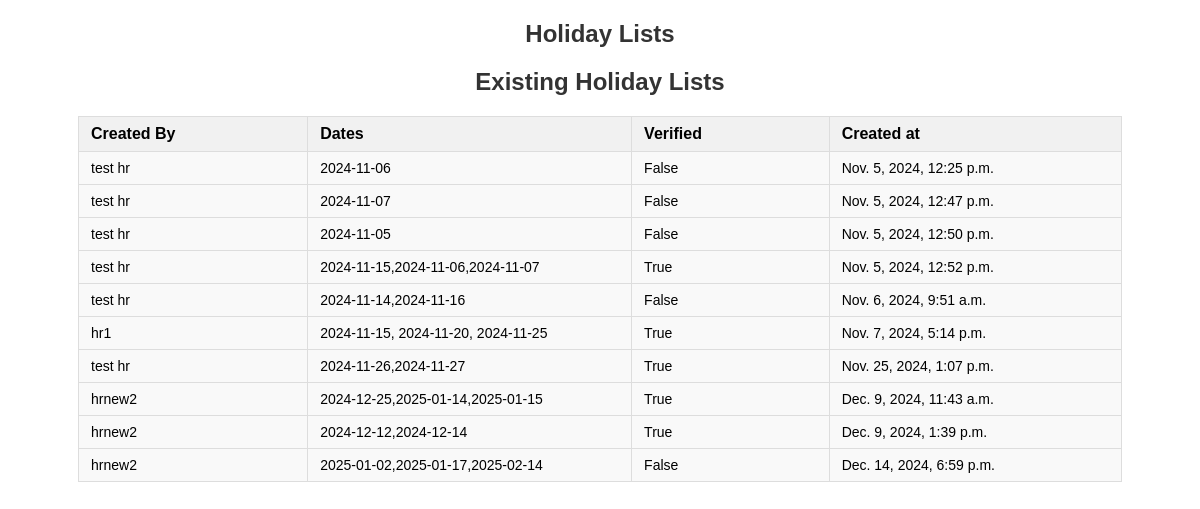
Screenshot of /holidays/ with the database file from the repository.
### myapp3/models.py (models this page shows, shortened)
class Holiday(models.Model):
    created_by = models.ForeignKey(User, on_delete=models.CASCADE, verbose_name="HR")
    holiday_dates = models.CharField(max_length=4096)  # Comma-separated dates
    is_verified = models.BooleanField(default=False)
    created_at = models.DateTimeField(default=timezone.now)

class User(AbstractBaseUser, PermissionsMixin):
    employee_code = models.CharField(max_length=10, unique=True, editable=False)
    name = models.CharField(max_length=255, verbose_name="Name")
    role = models.CharField(max_length=20, choices=[
        ("superadmin", "Super Admin"),
        ("hr", "HR"),
        ("accounts", "Accounts"),
        ("front desk", "Front desk"),
        ("help Desk", "Help Desk"),
        ("security", "Security"),
        ("others", "Others")
    ], verbose_name="Role")
    photo = models.ImageField(upload_to='photos/', verbose_name="Upload Photo", null=True, blank=True)
    organization = models.ForeignKey(Organization, on_delete=models.CASCADE, verbose_name="Organization", null=True, blank=True)
    department = models.ForeignKey(Department, on_delete=models.CASCADE, verbose_name="Department", null=True, blank=True)
    designation = models.CharField(max_length=20, verbose_name="Designation")
    blood_group = models.CharField(max_length=3, verbose_name="Blood Group")
    emergency_contact = models.CharField(max_length=15, verbose_name="Emergency Contact Number")
    can_create_guest_pass = models.BooleanField(default=False)  # New field for guest pass permission
    is_staff = models.BooleanField(default=False)
    is_superuser = models.BooleanField(default=False)
    created_by = models.ForeignKey('self', on_delete=models.SET_NULL, null=True, blank=True, related_name='created_users')
    date_joined = models.DateTimeField(default=timezone.now)
    objects = CustomUserManager()
    USERNAME_FIELD = 'employee_code'
    REQUIRED_FIELDS = ['name', 'role']
    def __str__(self):
        return self.name

### myapp3/views.py (the view)
# urls.py: path('holidays/', ListHolidayTemplateView.as_view(), name='list_holidays_template'), # updating
class ListHolidayTemplateView(TemplateView):
    template_name = 'holidays.html'
    def get_context_data(self, **kwargs):
        context = super().get_context_data(**kwargs)
        context['holidays'] = Holiday.objects.all()
        return context

### myapp3/templates/holidays.html (shortened to what this page needs)
<!DOCTYPE html>
<html lang="en">
<head>
</head>
<body>
    <h2>Holiday Lists</h2>
    <h2>Existing Holiday Lists</h2>
    <table>
        <tr>
            <th>Created By</th>
            <th>Dates</th>
            <th>Verified</th>
            <th>Created at</th>
        </tr>
        {% for holiday in holidays %}
            <tr>
                <td>{{ holiday.created_by }}</td>
                <td>{{ holiday.holiday_dates }}</td>
                <td>{{ holiday.is_verified }}</td>
                <td>{{ holiday.created_at }}</td>
            </tr>
        {% endfor %}
    </table>
</body>
</html>

### myapp3/templates/holidays.html (style rules this page uses)
body { font-family: Arial, sans-serif; margin: 20px; }
h2 { text-align: center; color: #333; }
table { width: 90%; margin: 20px auto; border-collapse: collapse; background-color: #f9f9f9; }
th, td { padding: 8px 12px; text-align: left; border: 1px solid #ddd; }
th { background-color: #f1f1f1; font-weight: bold; }
tr:nth-child(even) { background-color: #f9f9f9; }
td { font-size: 14px; }
th:nth-child(1), td:nth-child(1) { width: 120px; }
th:nth-child(2), td:nth-child(2) { width: 180px; }
th:nth-child(3), td:nth-child(3) { width: 100px; }
th:nth-child(4), td:nth-child(4) { width: 160px; }

### rows the page displays
Holiday: created_by "test hr", holiday_dates "2024-11-06", is_verified "False", created_at "Nov. 5, 2024, 12:25 p.m."
Holiday: created_by "test hr", holiday_dates "2024-11-07", is_verified "False", created_at "Nov. 5, 2024, 12:47 p.m."
Holiday: created_by "test hr", holiday_dates "2024-11-05", is_verified "False", created_at "Nov. 5, 2024, 12:50 p.m."
Holiday: created_by "test hr", holiday_dates "2024-11-15,2024-11-06,2024-11-07", is_verified "True", created_at "Nov. 5, 2024, 12:52 p.m."
Holiday: created_by "test hr", holiday_dates "2024-11-14,2024-11-16", is_verified "False", created_at "Nov. 6, 2024, 9:51 a.m."
Holiday: created_by "hr1", holiday_dates "2024-11-15, 2024-11-20, 2024-11-25", is_verified "True", created_at "Nov. 7, 2024, 5:14 p.m."
Holiday: created_by "test hr", holiday_dates "2024-11-26,2024-11-27", is_verified "True", created_at "Nov. 25, 2024, 1:07 p.m."
Holiday: created_by "hrnew2", holiday_dates "2024-12-25,2025-01-14,2025-01-15", is_verified "True", created_at "Dec. 9, 2024, 11:43 a.m."
Holiday: created_by "hrnew2", holiday_dates "2024-12-12,2024-12-14", is_verified "True", created_at "Dec. 9, 2024, 1:39 p.m."
Holiday: created_by "hrnew2", holiday_dates "2025-01-02,2025-01-17,2025-02-14", is_verified "False", created_at "Dec. 14, 2024, 6:59 p.m."
